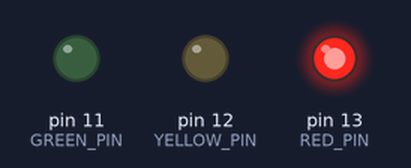
Recording of a sketch running on a simulated Arduino Uno, built with avr-gcc and run on an emulated ATmega328P. Shown: output pins drawn as LEDs (lit = HIGH).

Above: at 2.5 s.
At 9.5 s:
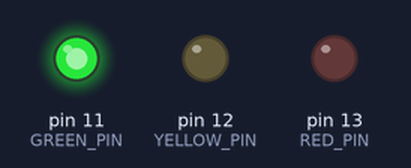
At 13.0 s:
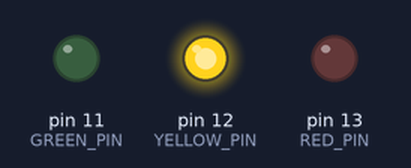
Timing chart, 0 to 18.2 s (numbered marks = the images above):
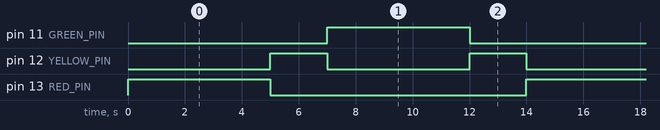

Measured:
- by itself, pin 11 (GREEN_PIN), pin 13 (RED_PIN): alternates HIGH for 5.0 s and LOW for 9.0 s
- by itself, pin 12 (YELLOW_PIN): alternates HIGH for 2.0 s and LOW for 5.0 s
- by itself, everything shown: repeats every 14.0 s, in 4 steps

The sketch:

traffic_light.ino
```cpp
#define RED_PIN    13
#define YELLOW_PIN 12
#define GREEN_PIN  11

void setup() {

  pinMode(RED_PIN, OUTPUT);
  pinMode(YELLOW_PIN, OUTPUT);
  pinMode(GREEN_PIN, OUTPUT);
}

void loop() {

  digitalWrite(RED_PIN, HIGH);
  digitalWrite(YELLOW_PIN, LOW);
  digitalWrite(GREEN_PIN, LOW);
  delay(5000);

  digitalWrite(RED_PIN, LOW);
  digitalWrite(YELLOW_PIN, HIGH);
  digitalWrite(GREEN_PIN, LOW);
  delay(2000);


  digitalWrite(RED_PIN, LOW);
  digitalWrite(YELLOW_PIN, LOW);
  digitalWrite(GREEN_PIN, HIGH);
  delay(5000);

  digitalWrite(RED_PIN, LOW);
  digitalWrite(YELLOW_PIN, HIGH);
  digitalWrite(GREEN_PIN, LOW);
  delay(2000);
}
```
